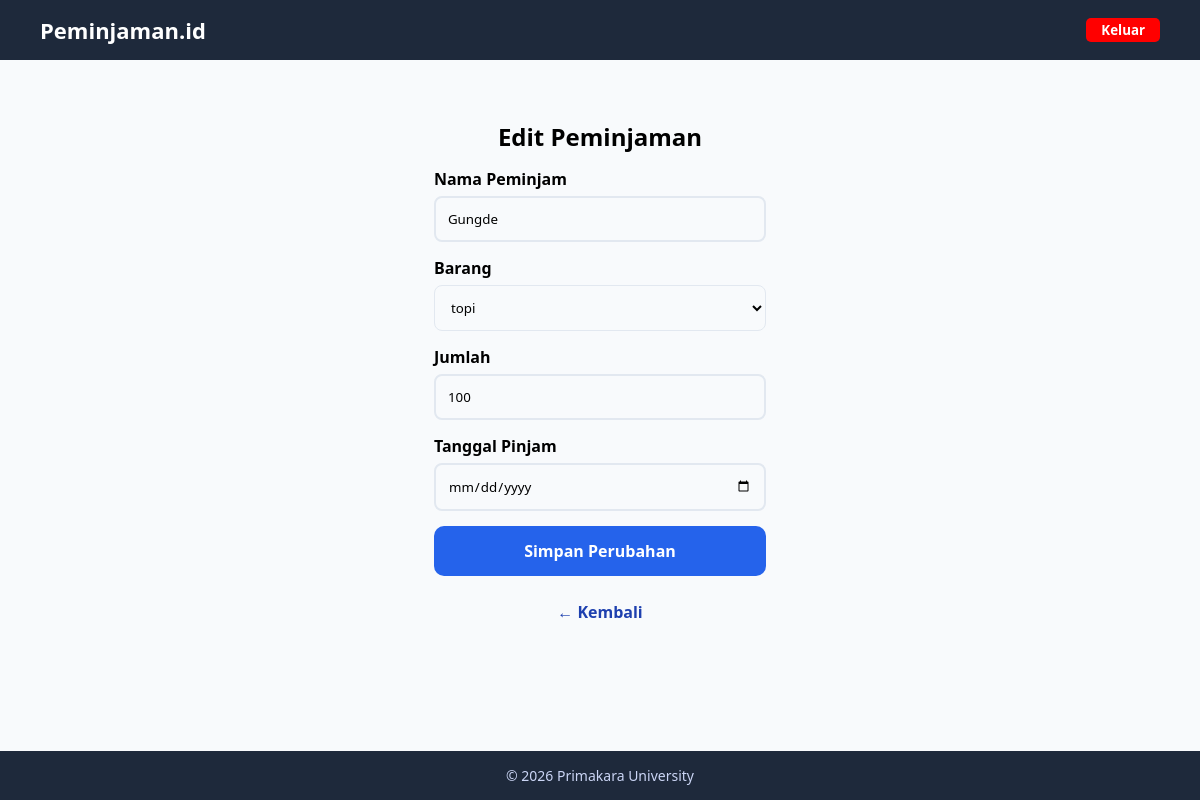
The page /peminjaman/edit/5/ on the database its author committed.
### peminjaman/models.py (models this page shows, shortened)
class Peminjaman(models.Model):
    nama_peminjam = models.CharField(max_length=100)
    barang = models.ForeignKey(Barang, on_delete=models.CASCADE)
    jumlah = models.IntegerField()
    tanggal_pinjam = models.DateField()
    tanggal_kembali = models.DateField(null=True, blank=True)
    status = models.CharField(
        max_length=20,
        choices=[
            ('Dipinjam', 'Dipinjam'),
            ('Dikembalikan', 'Dikembalikan')
        ],
        default='Dipinjam'
)

class Barang(models.Model):
    nama_barang = models.CharField(max_length=100)
    kategori = models.CharField(max_length=50)
    stok = models.IntegerField()

### peminjaman/views.py (the view, shortened to what this page needs)
# urls.py: path('peminjaman/edit/<int:id>/', views.edit_peminjaman),
def edit_peminjaman(request, id):
    peminjaman = get_object_or_404(Peminjaman, id=id)
    barang_list = Barang.objects.all()
    return render(request, 'peminjaman/edit_peminjaman.html', {
        'peminjaman': peminjaman,
        'barang': barang_list
    })

### templates/peminjaman/edit_peminjaman.html (shortened to what this page needs)
{% load static %}
<!DOCTYPE html>
<html lang="id">
<head>
    <link rel="stylesheet" href="{% static 'css/style.css' %}">
</head>
<body>
<nav class="navbar">
    <div class="logo">Peminjaman.id</div>
    <ul class="nav-menu">
        <li>
            <form method="post" action="{% url 'logout' %}" class="logout-form">
                <button type="submit" class="logout-btn">Keluar</button>
            </form>
        </li>
    </ul>
</nav>
<section class="content form-page">
        <h1>Edit Peminjaman</h1>
            <form method="POST" class="form-box">
            <label>Nama Peminjam</label>
            <input type="text" name="nama_peminjam" value="{{ peminjaman.nama_peminjam }}" required>
            <label>Barang</label>
            <select name="barang" required>
                {% for b in barang %}
                    <option value="{{ b.id }}"
                        {% if b.id == peminjaman.barang.id %}selected{% endif %}>
                        {{ b.nama_barang }}
                    </option>
                {% endfor %}
            </select>
            <label>Jumlah</label>
            <input type="number" name="jumlah" value="{{ peminjaman.jumlah }}" required>
            <label>Tanggal Pinjam</label>
            <input type="date" name="tanggal_pinjam" value="{{ peminjaman.tanggal_pinjam }}" required>
            <button type="submit" class="btn-save" style="margin-top:15px;">
                Simpan Perubahan
            </button>
        </form>
        <a href="/peminjaman/" class="btn-back form-back">← Kembali</a>
</section>
<footer class="footer">
    <p>© 2026 Primakara University</p>
</footer>
</body>
</html>

### static/css/style.css (style rules this page uses)
* { margin: 0; padding: 0; box-sizing: border-box; font-family: 'Segoe UI', Tahoma, sans-serif; }
body { display: flex; flex-direction: column; min-height: 100vh; overflow-y: hidden; }
.logout-btn { padding: 3px 15px 3px 15px; border-radius: 5px; background-color: red; color: #fff; font-weight: 600; transition: 0.5s ease; border: none; }
.navbar { display: flex; justify-content: space-between; align-items: center; background-color: #1e293b; padding: 15px 40px; }
.logo { color: #ffffff; font-size: 22px; font-weight: bold; }
.nav-menu { list-style: none; display: flex; gap: 20px; }
.footer { background-color: #1e293b; color: #cbd5f5; text-align: center; padding: 15px; font-size: 14px; }
.content { padding: 60px 40px; background-color: #f8fafc; flex: 1; }
.form-page { display: flex; flex-direction: column; align-items: center; }
.btn-back { display: inline-block; margin-top: 25px; text-decoration: none; color: #1e40af; font-weight: bold; transition: color 0.25s ease, transform 0.25s ease; }
.btn-save { margin-top: 25px; width: 100%; background-color: #2563eb; color: #ffffff; padding: 14px; border-radius: 10px; border: none; font-size: 16px; font-weight: bold; cursor: pointer; transition: background-color 0.3s ease, transform 0.2s ease, box-shadow 0.2s ease; }
.form-box { max-width: 400px; }
.form-box label { display: block; margin-top: 15px; font-weight: bold; }
.form-box input { width: 100%; padding: 12px; margin-top: 6px; border-radius: 8px; border: 2px solid #e2e8f0; background-color: #f8fafc; transition: border-color 0.25s, box-shadow 0.25s; }
.form-back { display: inline-flex; align-items: center; gap: 6px; transition: color 0.25s ease, transform 0.25s ease; }
.form-box select { width: 100%; padding: 12px; margin-top: 6px; border-radius: 8px; border: 1px solid #e2e8f0; background-color: #f8fafc; transition: border-color 0.25s, box-shadow 0.25s; }

### rows shown on the page
Peminjaman: nama_peminjam "Gungde", barang "topi", jumlah "100"
